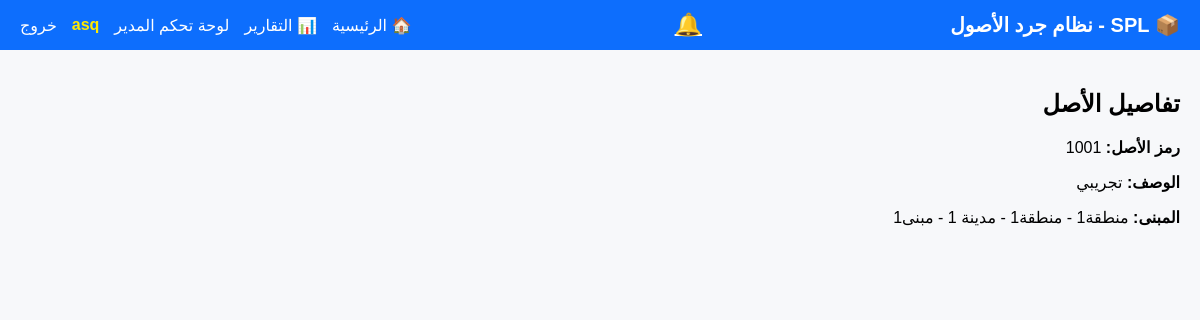
/assets/1/ (signed in), run on the app's committed database.
### assets_app/models.py (models this page shows, shortened)
class Asset(models.Model):
    asset_code = models.CharField(max_length=50, unique=True, verbose_name="رمز الأصل")
    barcode = models.CharField(max_length=100, unique=True, verbose_name="الباركود")
    old_barcode = models.CharField(max_length=100, blank=True, null=True, verbose_name="الباركود القديم")
    description = models.TextField(verbose_name="وصف الأصل")
    main_category = models.CharField(max_length=100, verbose_name="الفئة الرئيسية")
    type = models.CharField(max_length=100, verbose_name="النوع")
    sub_category = models.CharField(max_length=200, verbose_name="الفئة الفرعية")
    region = models.ForeignKey(Region, on_delete=models.SET_NULL, null=True, verbose_name="المنطقة")
    city = models.ForeignKey(City, on_delete=models.SET_NULL, null=True, verbose_name="المدينة")
    building = models.ForeignKey(Building, on_delete=models.SET_NULL, null=True, verbose_name="المبنى")
    status = models.CharField(max_length=50, default="فعال", verbose_name="حالة الأصل")
    condition = models.CharField(max_length=50, blank=True, null=True, verbose_name="حالة الاستخدام")
    custodian_number = models.CharField(max_length=50, blank=True, null=True, verbose_name="رقم صاحب العهدة")
    custodian_name = models.CharField(max_length=150, blank=True, null=True, verbose_name="اسم صاحب العهدة")
    custodian_type = models.CharField(max_length=50, blank=True, null=True, verbose_name="نوع العهدة")
    created_at = models.DateField(verbose_name="تاريخ الإدخال")
    created_by_username = models.CharField(max_length=100, verbose_name="المستخدم المدخل")
    class Meta:
        verbose_name = "أصل"
        verbose_name_plural = "الأصول"

### locations_app/models.py (models this page shows)
class Building(models.Model):
    city = models.ForeignKey(City, on_delete=models.CASCADE, related_name="buildings", verbose_name="المدينة")
    name = models.CharField(max_length=150, verbose_name="اسم المبنى")
    code = models.CharField(max_length=50, blank=True, null=True, verbose_name="كود المبنى")
    class Meta:
        verbose_name = "مبنى"
        verbose_name_plural = "المباني"
    def __str__(self):
        return f"{self.city.region} - {self.city} - {self.name}"

class City(models.Model):
    region = models.ForeignKey(Region, on_delete=models.CASCADE, related_name="cities", verbose_name="المنطقة")
    name = models.CharField(max_length=100, verbose_name="اسم المدينة")
    class Meta:
        verbose_name = "مدينة"
        verbose_name_plural = "المدن"
    def __str__(self):
        return f"{self.region} - {self.name}"

class Region(models.Model):
    name = models.CharField(max_length=100, verbose_name="اسم المنطقة")
    class Meta:
        verbose_name = "منطقة"
        verbose_name_plural = "المناطق"
    def __str__(self):
        return self.name

### assets_app/views.py (the view)
# urls.py: path("<int:asset_id>/", views.asset_detail_view, name="asset_detail"),
@login_required
def asset_detail_view(request, asset_id):
    asset = get_object_or_404(Asset, id=asset_id)
    return render(request, "assets_app/asset_detail.html", {"asset": asset})

### splasset/context_processors.py (called while the page is built)
def user_groups(request):
    if request.user.is_authenticated:
        groups = list(request.user.groups.values_list("name", flat=True))
    else:
        groups = []
    return {"user_groups": groups}

def pending_sessions(request):
    if request.user.is_authenticated:
        count = InventorySession.objects.filter(status="supervisor_under_review").count()
    else:
        count = 0
    return {"pending_count": count}

### templates/assets_app/asset_detail.html (shortened to what this page needs)
{% extends 'base.html' %}
{% block content %}
<h2>تفاصيل الأصل</h2>
<p><strong>رمز الأصل:</strong> {{ asset.asset_code }}</p>
<p><strong>الوصف:</strong> {{ asset.description }}</p>
<p><strong>المبنى:</strong> {{ asset.building }}</p>
{% endblock %}

### templates/base.html (shortened to what this page needs)
<!DOCTYPE html>
<html lang="ar" dir="rtl">
<head>
</head>
<body>
<nav class="navbar">
    <div class="brand">📦 SPL - نظام جرد الأصول</div>
    {% if user.is_superuser or "admins" in user_groups or "supervisors" in user_groups %}
        <a href="{% url 'reports_app:pending_sessions' %}" style="color:white; font-size:22px; position:relative; margin-left:15px;">
            🔔
        </a>
    {% endif %}
    <div class="navbar-links">
        <a href="/">🏠 الرئيسية</a>
        {% if user.is_superuser or "admins" in user_groups or "supervisors" in user_groups %}
            <a href="/reports/">📊 التقارير</a>
        {% endif %}
        {% if user.is_authenticated %}
            {% if user.is_superuser or "admins" in user_groups %}
                <a href="/inventory/admin/dashboard/">لوحة تحكم المدير</a>
            {% endif %}
            <span style="color: #ffea00; font-weight: bold;">
                {{ user.username }}
            </span>
            <a href="/accounts/logout/">خروج</a>
        {% else %}
            <a href="/accounts/login/">دخول</a>
        {% endif %}
    </div>
</nav>
<div class="content">
    {% block content %}{% endblock %}
</div>
</body>
</html>

### templates/base.html (style rules this page uses)
body { margin: 0; padding: 0; font-family: "Cairo", sans-serif; background: #f7f8fa; }
.navbar { background: #0d6efd; color: #fff; padding: 12px 20px; display: flex; justify-content: space-between; align-items: center; }
.navbar .brand { font-size: 20px; font-weight: bold; }
.navbar-links { display: flex; gap: 15px; align-items: center; }
.navbar-links a { color: #fff; text-decoration: none; font-size: 16px; font-weight: 500; }
.content { padding: 20px; }

### data on the page
Asset: asset_code "1001", description "تجريبي", building "منطقة1 - منطقة1 - مدينة 1 - مبنى1"

### other printed values
{{ user.username }} "asq"
